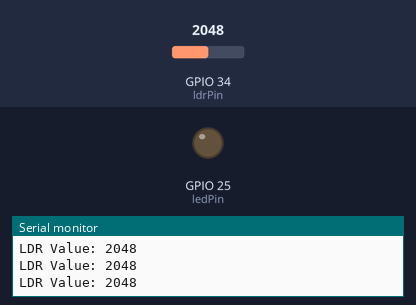
The sketch below on a simulated ESP32. Parts: output pins drawn as LEDs (lit = HIGH), the last lines printed to the serial monitor. The inputs (shaded band) are chosen by the test bench; at power-on: GPIO 34 (ldrPin) = 2048.

Above: at 1.2 s.
1.3 s: GPIO 34 (ldrPin) set to 491
At 1.7 s:
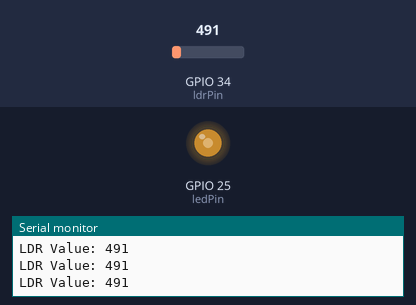
2.8 s: GPIO 34 (ldrPin) set to 0
At 4.1 s:
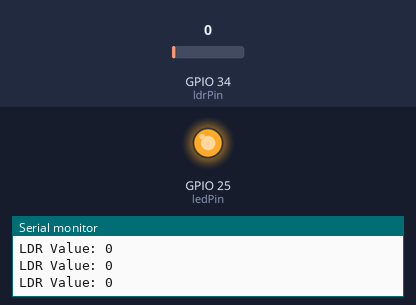
Timing chart, 0 to 5.8 s (numbered marks = the images above; inputs shaded):
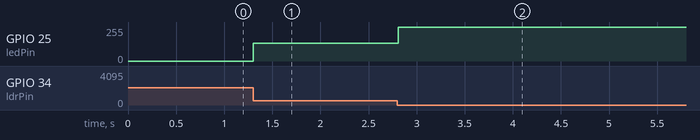

Measured:
- after the input at 1.3 s, GPIO 25 (ledPin): 0/255 → 133/255 at once
- after the input at 2.8 s, GPIO 25 (ledPin): 133/255 → 255/255 at once

The sketch:

lab_6_ldr_led_control.ino
```cpp
// Pin Definitions
const int ldrPin = 34; // Analog pin connected to LDR
const int ledPin = 25; // PWM pin connected to LED

void setup()
{
    Serial.begin(115200);    // Initialize Serial for debugging
    pinMode(ledPin, OUTPUT); // Set LED pin as output
                             // pinMode(ldrPin, INPUT); // LDR pin is inherently input
}

void loop()
{
    // Read LDR value (0-4095 for ESP32, 0-1023 for Arduino)
    int ldrValue = analogRead(ldrPin);

    // Print LDR value to Serial Monitor for debugging
    Serial.print("LDR Value: ");
    Serial.println(ldrValue);

    // Map the LDR value to LED brightness (0-255 for PWM)
    int ledBrightness = map(ldrValue, 0, 1023, 255, 0); // Inverse mapping for brightness

    // Set the LED brightness
    analogWrite(ledPin, ledBrightness);

    // Add a small delay
    delay(100);
}
```
